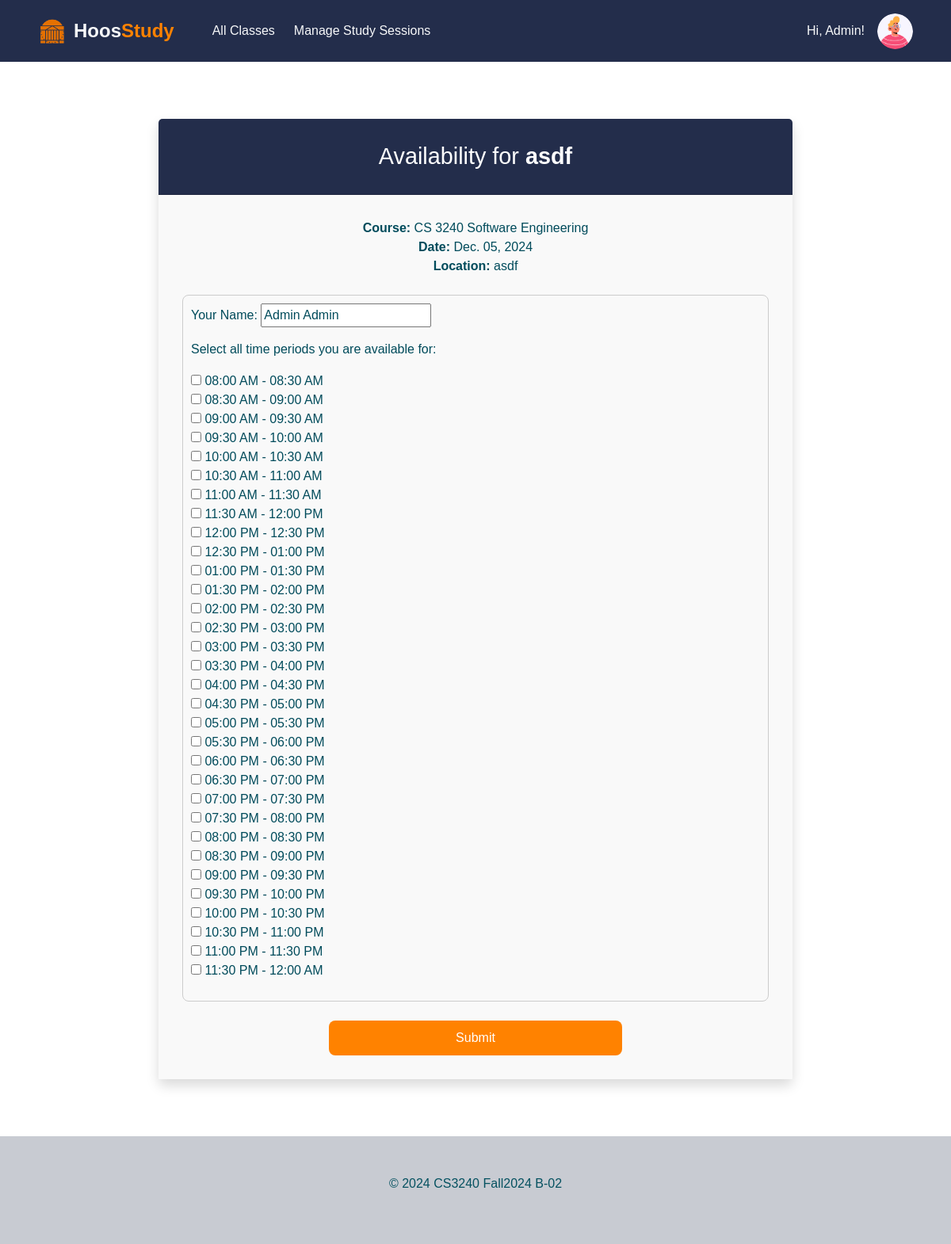
/availability/6 (signed in), run on the app's committed database.
### hoos_study_app/models.py (models this page shows, shortened)
class User(AbstractUser):
    YEAR_CHOICES = [
        ('1', 'First Year'),
        ('2', 'Second Year'),
        ('3', 'Third Year'),
        ('4', 'Fourth Year'),
    ]
    is_pma_admin = models.BooleanField(default=False)
    year = models.CharField(max_length=1, choices=YEAR_CHOICES,  null=True, blank=True)
    profile_picture = models.ImageField(
        upload_to='profile_pictures/', null=True, blank=True,
        validators=[validate_file_extension, validate_file_size],
        default=random_profile_picture
    )

class StudySession(models.Model): #what we need to keep track of in the tables
    name = models.CharField('Study Session Name', max_length=200)
    course_name = models.ForeignKey(Course, on_delete=models.CASCADE)
    date = models.DateTimeField('Study Session Date')
    created_by = models.CharField(max_length=200)
    owner = models.ForeignKey(User, on_delete=models.CASCADE, related_name="owned_sessions", null=True, blank=True)
    description = models.CharField(max_length=400)
    location_name = models.CharField('Study Session Location', max_length=200)
    room_number = models.CharField(max_length=50, null=True, blank = True, default="No room number provided")
    description_of_location = models.CharField(max_length=400 )
    attendees = models.ManyToManyField(User, related_name="study_session") # now allows users to sign up for many sessions

class Course(models.Model):
    mnemonic = models.CharField(max_length=4, default="GEN")
    number = models.IntegerField(default=1000)
    title = models.CharField(max_length=100, default="HOOS")
    students = models.ManyToManyField(User, related_name="courses", blank=True)
    semester = models.CharField(max_length=20, default="N/A")
    def __str__(self):
        return f"{self.mnemonic} {self.number} {self.title}"

### hoos_study_app/views.py (the view)
# urls.py: path("availability/<int:session_id>", views.give_availability, name='give-availability'),
@login_required
@cache_control(no_cache=True, must_revalidate=True, no_store=True)
def give_availability(request, session_id):
    submitted = False
    session = get_object_or_404(StudySession, pk=session_id)
    course_id = session.course_name.id
    if request.method == 'POST':
        form = AvailabilityForm(request.POST, user=request.user)
        form.fields['time_slots'].choices = create_time_choices()
        if form.is_valid():
            availability = form.save(commit=False)
            if isinstance(availability.time_slots, list):
                availability.time_slots = ", ".join(availability.time_slots)
            availability.session = session
            availability.save()
            time.sleep(0.1)
            if request.user not in session.attendees.all():
                session.attendees.add(request.user)
                session.save()
                print(f"Added {request.user.username} as an attendee to the session: {session.name}")
            print(f"Saved availability for {availability.user_name} with time slots {availability.time_slots}")
        else:
            print("Form validation errors:", form.errors)
        return redirect(
            f"{reverse('hoos_study_app:give-availability', kwargs={'session_id': session.id})}?submitted=True&course_id={course_id}&session_id={session.id}"
            )
    else:
        form = AvailabilityForm(user=request.user)
        form.fields['time_slots'].choices = create_time_choices()
        if 'submitted' in request.GET:
            submitted = True
    availabilities = StudySessionAvailability.objects.filter(session=session).all()
    return render(request, 'hoos_study_app/availability.html', {'session': session,
                                                                'availabilities': availabilities,
                                                                'form': form, 'submitted': submitted, 'course_id': course_id,
                                                                })

### hoos_study_app/forms.py (shortened to what this page needs)
class AvailabilityForm(forms.ModelForm):
    time_slots = forms.MultipleChoiceField(
        widget = forms.CheckboxSelectMultiple,
        label= "Select all time periods you are available for"
    )
    class Meta:
        model = StudySessionAvailability
        fields = ('user_name', 'time_slots')
    def __init__(self, *args, **kwargs):
        user = kwargs.pop('user', None)
        super().__init__(*args, **kwargs)
        if user:
            self.fields['user_name'].initial = f"{user.first_name} {user.last_name}"

### hoos_study_app/views.py (called while the page is built)
def create_time_choices():
    choices = []
    cur_time = datetime.strptime("08:00", "%H:%M")
    end_time = datetime.strptime("23:30", "%H:%M")
    while cur_time <= end_time:
        next_time = cur_time + timedelta(minutes=30)
        format_time_range = (cur_time.strftime("%I:%M %p") + " - " + next_time.strftime("%I:%M %p"))
        choices.append((format_time_range, format_time_range))
        cur_time = next_time
    return choices

### hoos_study_app/templates/hoos_study_app/availability.html (shortened to what this page needs)
{% extends "base.html" %}
{% load bootstrap5 %}
{% block content %}
<div class="container my-5 d-flex justify-content-center">
    <div class="card border-0 shadow">
        <div class="card-header text-white text-center">
            <h2 class="mb-0">
                Availability for <strong>{{ session.name }}</strong>
            </h2>
        </div>
        <div class="card-body">
            <p class="text-center mb-4" style="color: #004b5b;">
                <strong>Course:</strong> {{ session.course_name }} <br>
                <strong>Date:</strong> {{ session.date|date:"M. d, Y" }} <br>
                <strong>Location:</strong> {{ session.location_name }}
            </p>
            {% if submitted %}
                <div class="alert alert-success text-center">
                    Your availability has been submitted! Thank you.
                </div>
                <div class="d-flex flex-column align-items-center mt-4">
                    <a href="{% url 'hoos_study_app:study_session_dashboard' course_id=course_id session_id=session.id %}"
                       class="btn btn-outline-light">
                        Go Back to Study Session
                    </a>
                </div>
            {% else %}
                <form action="" method="POST" class="needs-validation">
                    <div class="form-group mb-3">
                        <div id="checkbox-container">
                            {{ form.as_p }}
                        </div>
                    </div>
                    <div class="d-flex justify-content-center mt-4">
                        <input type="submit" value="Submit" class="btn btn-primary">
                    </div>
                </form>
            {% endif %}
        </div>
    </div>
</div>
{% endblock %}

### hoos_study_app/templates/base.html (shortened to what this page needs)
<!DOCTYPE html>
<html lang="en">
<head>
    {% load static %}
    <link rel="stylesheet" href="{% static 'hoos_study_app/css/styles.css' %}">
    <link href="https://cdn.jsdelivr.net/npm/bootstrap@5.3.3/dist/css/bootstrap.min.css" rel="stylesheet"
>
    <link rel="stylesheet" href="https://cdn.jsdelivr.net/npm/bootstrap-icons@1.11.3/font/bootstrap-icons.min.css">
</head>
<body class="d-flex flex-column min-vh-100">
  <header class="navbar navbar-expand-lg py-3" style="background-color: #232D4B;">
    <nav class="container-xxl px-5">
      <div class="collapse navbar-collapse text-light" id="navbarToggler">
        <a class="navbar-brand d-flex align-items-center me-5 fw-bold text-light" href="{% url 'hoos_study_app:home' %}" style="text-decoration: none;">
            <img src="{% static 'hoos_study_app/img/rotundaIcon.png' %}"
                alt="Rotunda Icon"
                style="width: 35px; height: 35px; margin-right: 10px;">
            <span style="font-size: 1.5rem; font-weight: bold;">Hoos<span style="color: #FF8200;">Study</span></span>
        </a>
        <a class="nav-link me-4" href="{% url 'hoos_study_app:class-list' %}">
          All Classes
        </a>
        {% if user.is_pma_admin %}
        <a class="nav-link me-4" href="{% url 'hoos_study_app:pma-manage-study-sessions' %}">
          Manage Study Sessions
        </a>
        {% endif %}
      </div>
      <div class="ms-auto">
        {% if user.is_authenticated %}
        <div class="d-flex align-items-center text-light">
          <p class="me-3 mb-0">Hi, {{ user.first_name }}!</p>
          <div id="profile-picture-dropdown" class="nav-item dropdown">
            <a class="nav-link dropdown-toggle" href="#" role="button" data-bs-toggle="dropdown" aria-expanded="false">
              <img id="profile-picture"
                 class="rounded-circle"
                 src="{% if user.profile_picture %}{{ user.profile_picture.url }}{% endif %}"
                 style="width: 45px; height: 45px; object-fit: cover;">
            </a>
          </div>
        </div>
        {% else %}
          <a href="{% url 'account_login' %}" class="btn btn-light">
            <i class="bi bi-box-arrow-in-right me-1"></i>
            Log In
          </a>
        {% endif %}
      </div>
    </nav>
  </header>
  {% block main %}
  <div id="content" class="container-xxl px-5 flex-grow-1 my-4 text-info-emphasis">
    {% block content %}{% endblock %}
  </div>
  {% endblock main %}
  <div class="py-5" style="background-color: #C8CBD2;">
    <footer class="container-xxl text-center text-info-emphasis">
      <p>© 2024 CS3240 Fall2024 B-02</p>
    </footer>
  </div>
</body>

### static/hoos_study_app/css/styles.css (style rules this page uses)
#profile-picture-dropdown .nav-link.dropdown-toggle::after { display: none; }

### hoos_study_app/templates/hoos_study_app/availability.html (style rules this page uses)
body { font-family: Arial, sans-serif; }
.card { width: 100%; max-width: 800px; }
.card-header { background-color: #232D4B; padding: 30px 0; }
.card-header h2 { font-size: 1.8rem; color: #ffffff; }
.card-body { padding: 30px; background-color: #F9F9F9; }
.card-body p, .card-body label, .card-body input, .card-body select, .card-body textarea { color: #004b5b; }
.card-body strong { color: #004b5b; }
#checkbox-container { padding: 10px; border: 1px solid #ccc; border-radius: 8px; }
input[type="submit"] { background-color: #FF8200; border: none; width: 50%; color: #ffffff; font-size: 1rem; padding: 10px; border-radius: 8px; }

### data on the page
User: first_name "Admin", profile_picture (picture)
StudySession: name "asdf", course_name "CS 3240 Software Engineering", date "Dec. 05, 2024", location_name "asdf"
